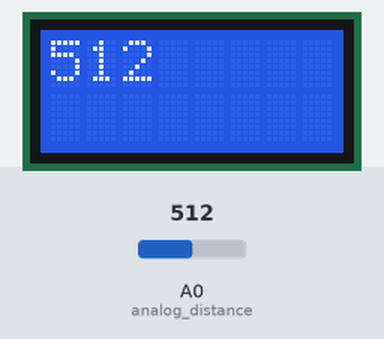
The sketch below on a simulated Arduino Leonardo, built with avr-gcc and run on an emulated ATmega32U4. Shown: 8×2 character LCD. Inputs (shaded band) come from the test bench; at power-on: A0 (analog_distance) = 512.

Above: at 1.2 s.
1.3 s: A0 (analog_distance) set to 716
At 2.5 s:
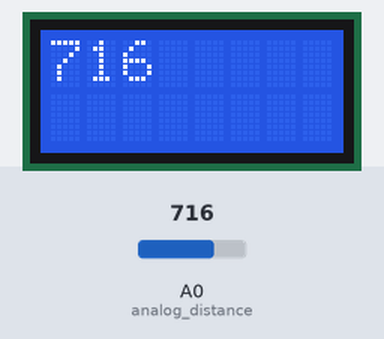
2.9 s: A0 (analog_distance) set to 900
At 4.0 s:
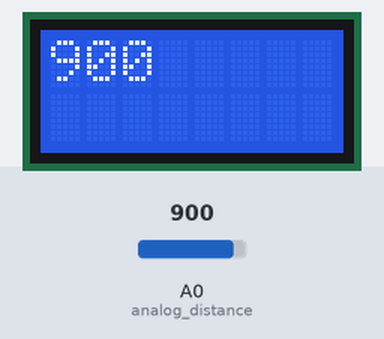
4.4 s: A0 (analog_distance) set to 1023
At 5.5 s:
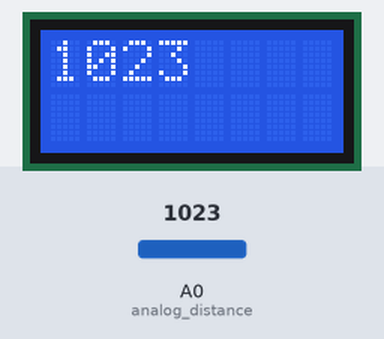
Timing chart, 0 to 7.4 s (numbered marks = the images above; inputs shaded):
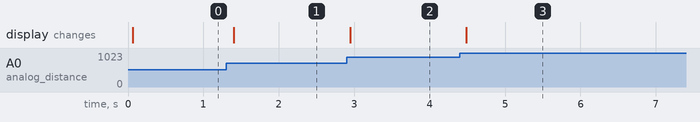

The sketch:

Task_1_Analog.ino
```cpp
#include <Romi32U4.h>
Romi32U4LCD lcd;
int analog_distance=A0;


void setup() {
  // put your setup code here, to run once:
pinMode(analog_distance,INPUT);
}

void loop() {
  // put your main code here, to run repeatedly:
int analogValue=analogRead(analog_distance);
lcd.clear();
lcd.print(analogValue);
delay(100);

}
```

Measured:
- after the input at 1.3 s, the display: changes after 0.10 s (image 1)
- after the input at 2.9 s, the display: changes after 0.05 s (image 2)
- after the input at 4.4 s, the display: changes after 0.09 s (image 3)
